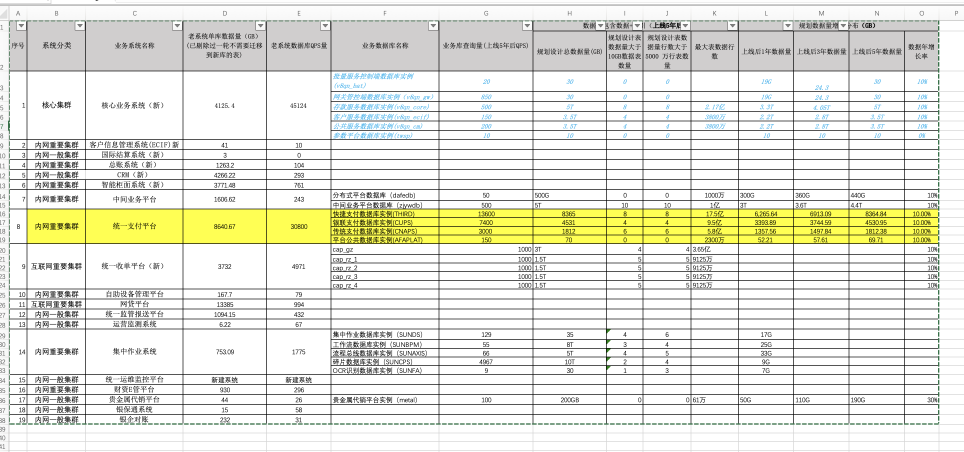
#> input picture aladdinsun/AIdatabase/uploads/20251026_153535_2025-10-25_15.28.54.png, 2890 x 1356 px (shown at 1/3 size)
$ python -i image_ocr.py   (imports and definitions only)
#> lines starting #> are read from the running program, lines starting #| are printed output that depends on the picture
"""
图像表格智能识别模块
支持截图和Excel文件的智能识别和数据提取
"""

import re
from typing import Dict, Any, Optional
import json

try:
    from PIL import Image
    import pytesseract
    PIL_AVAILABLE = True
except ImportError:
    PIL_AVAILABLE = False
    print("⚠️  PIL/pytesseract 未安装，图像识别功能受限")

try:
    import pandas as pd
    import openpyxl
    EXCEL_AVAILABLE = True
except ImportError:
    EXCEL_AVAILABLE = False
    print("⚠️  pandas/openpyxl 未安装，Excel识别功能受限")

try:
    import cv2
    import numpy as np
    CV2_AVAILABLE = True
except ImportError:
    CV2_AVAILABLE = False
    print("⚠️  OpenCV 未安装，高级图像处理功能受限")


class ImageTableRecognizer:
    """图像表格识别器"""

    def __init__(self):
        self.keywords_mapping = {
            # 数据量相关
            'data_size': ['数据量', '数据总量', '总数据', 'data size', 'total data', '容量', 'capacity', 'GB', 'TB'],
            'table_count': ['表数量', '表个数', '表总数', 'table count', 'tables', '表'],
            'database_count': ['库数量', '数据库数', 'database count', 'databases', '库'],

            # 性能相关
            'qps': ['QPS', 'qps', '每秒查询', 'queries per second', '查询/秒'],
            'tps': ['TPS', 'tps', '每秒事务', 'transactions per second', '事务/秒'],
            'connections': ['连接数', '并发连接', 'connections', 'concurrent', '最大连接'],

            # 架构相关
            'architecture': ['架构', '架构类型', 'architecture', '部署方式'],
            'nodes': ['节点', '节点数', 'nodes', 'node count', '服务器数'],
            'replicas': ['副本', '副本数', 'replicas', 'replica count'],

            # 其他
            'growth_rate': ['增长率', '年增长', 'growth rate', '增长'],
            'ha': ['高可用', 'HA', 'high availability', '可用性'],
            'dr': ['容灾', 'DR', 'disaster recovery', '灾备'],
        }

    def recognize_image(self, image_path: str) -> Dict[str, Any]:
        """识别图像中的表格数据"""
        if not PIL_AVAILABLE:
            return self._mock_recognition()

        try:
            # 读取图像
            image = Image.open(image_path)
#> image is the input picture: PIL image 2890x1356 RGBA; mean R, G, B, A 228.8, 229.3, 218.3, 255

            # 预处理图像
            if CV2_AVAILABLE:
                image = self._preprocess_image(image)

            # OCR识别
            text = pytesseract.image_to_string(image, lang='chi_sim+eng')

            # 提取数据
            extracted_data = self._extract_data_from_text(text)

            return extracted_data

        except Exception as e:
            print(f"图像识别错误: {str(e)}")
            return self._mock_recognition()

    # [17 lines left out: function recognize_excel, not called in this run]

    def _preprocess_image(self, image: Image.Image) -> Image.Image:
        """预处理图像以提高OCR准确率"""
        # 转换为OpenCV格式
        img_array = np.array(image)

        # 转灰度
        if len(img_array.shape) == 3:
            gray = cv2.cvtColor(img_array, cv2.COLOR_RGB2GRAY)
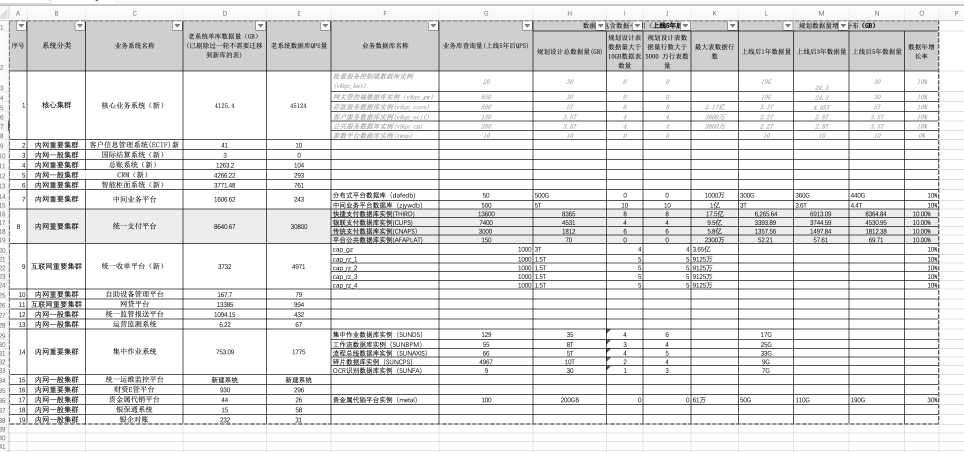
#> gray: shape (1356, 2890) (shown at 1/3 size); min 0, max 255, mean 227.9
        else:
            gray = img_array

        # 二值化
        _, binary = cv2.threshold(gray, 0, 255, cv2.THRESH_BINARY + cv2.THRESH_OTSU)
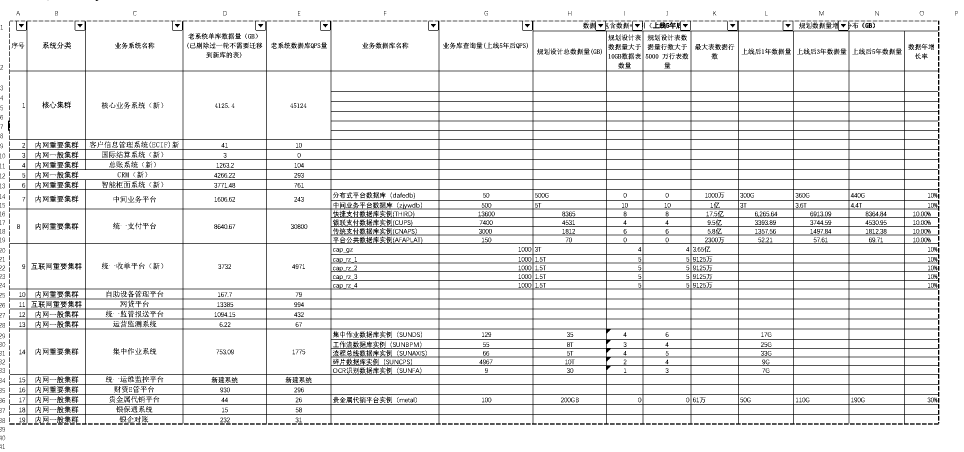
#> binary: shape (1356, 2890) (shown at 1/3 size); 91.8% white; black in thin lines or dots

        # 去噪
        denoised = cv2.fastNlMeansDenoising(binary)

        # 转回PIL格式
        return Image.fromarray(denoised)

    # [163 lines left out: functions _extract_data_from_text, _extract_data_from_dataframe, _extract_number, _mock_recognition, not called in this run]


# 测试代码
# [17 lines not run here, left out]

#> (the run stopped early here; a loop or call above may not have finished)
